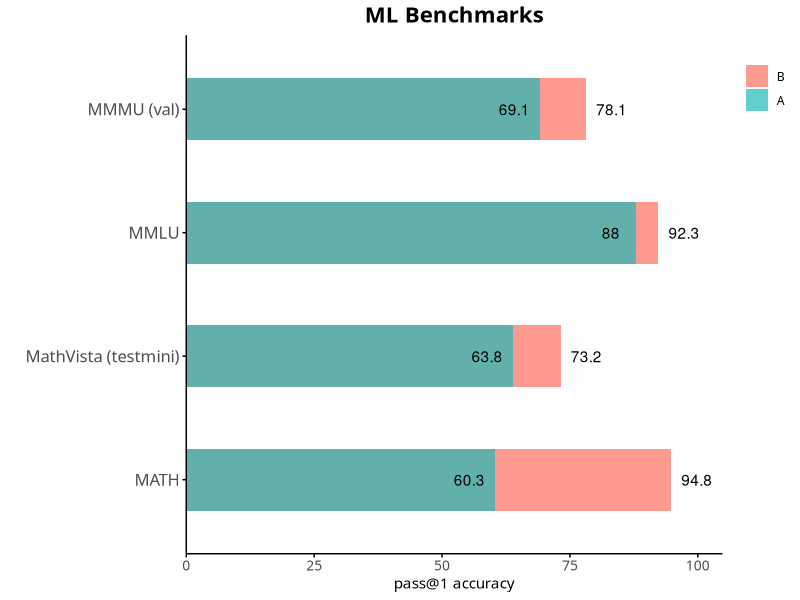

Here is the R script that generated this plot:
library(ggplot2)
library(reshape2)

# 计算堆叠的条形图

# 创建数据框
data <- data.frame(
  Benchmark = c("MATH", "MathVista (testmini)", "MMMU (val)", "MMLU"),
  B = c(94.8, 73.2, 78.1, 92.3),   # B的得分
  A = c(60.3, 63.8, 69.1, 88.0)    # A的得分
)

melted_data <- melt(data, id.vars = c("Benchmark"), variable.name = "Type", 
                    value.name = "Value")

# 绘制横向条形图（A 和 B 都从 0 开始，重叠显示）
g <- ggplot(melted_data, aes(x = Benchmark, y = Value, fill = Type)) +
  geom_bar(stat = "identity", position = "identity", width = 0.5,
           alpha = 0.7) +  # 重叠条形图
  scale_fill_manual(values = c("A" = "#1EB9B8", "B" = "#FF6F61")) +  # 设置填充颜色
  labs(title = "ML Benchmarks", y = "pass@1 accuracy", x = "", fill = "") +
  theme_minimal(base_family = "STKaiti") +
  theme(
    plot.title = element_text(hjust = 0.5, face = "bold", size = 16),
    axis.text.y = element_text(size = 12),
    axis.text.x = element_text(size = 10),
    legend.position.inside = c(0.5, 1),
    legend.justification = c("center", "top"),
    panel.grid.major = element_blank(),   # 隐藏主刻度线
    panel.grid.minor = element_blank(),   # 隐藏次刻度线
    axis.line = element_line(),           # 保留x轴和y轴本身
    axis.ticks = element_line()           # 保留x轴和y轴上的刻度线
  ) +
  scale_y_continuous(expand = expansion(mult = c(0, 0.05))) +  # 强制x轴从y=0开始
  geom_text(data = subset(melted_data, Type == "A"),
            aes(label = round(Value, 1)),
            position = position_nudge(y = -5),
            color = "black") +  # A 的数值标注在条形图内部
  geom_text(data = subset(melted_data, Type == "B"),
            aes(label = round(Value, 1)),
            position = position_nudge(y = 5),
            color = "black") +  # B 的数值标注在条形图顶部
  coord_flip()  # 交换坐标轴，生成横向条形图

ggsave("duibi.jpeg", plot = g, width = 10, height = 4, units = "in")